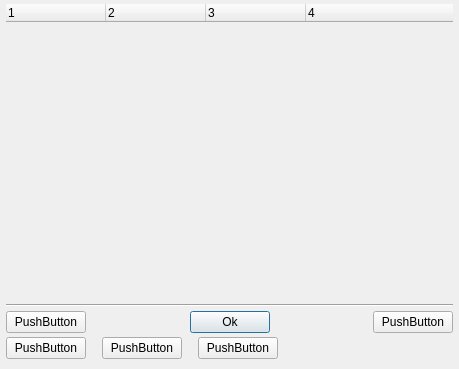
<?xml version="1.0" encoding="UTF-8"?>
<ui version="4.0">
 <class>m_Window</class>
 <widget class="QFrame" name="m_Window">
  <property name="geometry">
   <rect>
    <x>0</x>
    <y>0</y>
    <width>459</width>
    <height>369</height>
   </rect>
  </property>
  <property name="sizePolicy">
   <sizepolicy hsizetype="Expanding" vsizetype="Expanding">
    <horstretch>0</horstretch>
    <verstretch>0</verstretch>
   </sizepolicy>
  </property>
  <property name="focusPolicy">
   <enum>Qt::TabFocus</enum>
  </property>
  <layout class="QVBoxLayout" name="verticalLayout">
   <property name="spacing">
    <number>4</number>
   </property>
   <property name="leftMargin">
    <number>6</number>
   </property>
   <property name="topMargin">
    <number>4</number>
   </property>
   <property name="rightMargin">
    <number>6</number>
   </property>
   <property name="bottomMargin">
    <number>10</number>
   </property>
   <item>
    <widget class="COsdSelectTree" name="m_Tree">
     <property name="sizePolicy">
      <sizepolicy hsizetype="Expanding" vsizetype="Expanding">
       <horstretch>0</horstretch>
       <verstretch>0</verstretch>
      </sizepolicy>
     </property>
     <property name="focusPolicy">
      <enum>Qt::WheelFocus</enum>
     </property>
     <property name="contextMenuPolicy">
      <enum>Qt::CustomContextMenu</enum>
     </property>
     <property name="autoFillBackground">
      <bool>false</bool>
     </property>
     <property name="styleSheet">
      <string notr="true">#m_Tree {background-color: transparent;}
/*INCLUDE_UI_scrollbar.qss*/
/*INCLUDE_UI_headerview.qss*/
</string>
     </property>
     <property name="frameShape">
      <enum>QFrame::NoFrame</enum>
     </property>
     <property name="frameShadow">
      <enum>QFrame::Plain</enum>
     </property>
     <property name="lineWidth">
      <number>1</number>
     </property>
     <property name="horizontalScrollBarPolicy">
      <enum>Qt::ScrollBarAlwaysOff</enum>
     </property>
     <property name="editTriggers">
      <set>QAbstractItemView::NoEditTriggers</set>
     </property>
     <property name="showDropIndicator" stdset="0">
      <bool>false</bool>
     </property>
     <property name="verticalScrollMode">
      <enum>QAbstractItemView::ScrollPerPixel</enum>
     </property>
     <property name="indentation">
      <number>2</number>
     </property>
     <property name="uniformRowHeights">
      <bool>true</bool>
     </property>
     <property name="animated">
      <bool>true</bool>
     </property>
     <property name="columnCount">
      <number>4</number>
     </property>
     <property name="sliderInfo" stdset="0">
      <string notr="true">color1=&quot;0x5010F010&quot; color2=&quot;0&quot; type=&quot;0&quot; roundcorner=&quot;0&quot; borderwidth=&quot;0&quot; bordercolor=&quot;0&quot;</string>
     </property>
     <property name="borderInfo" stdset="0">
      <string notr="true">borderwidth=&quot;1&quot; roundcorner=&quot;0&quot; bordercolor=&quot;0x90808080&quot; </string>
     </property>
     <property name="cursorInfo" stdset="0">
      <stringlist notr="true">
       <string>id=&quot;focus&quot;  marginBottom=&quot;1&quot; marginTop=&quot;1&quot; type=&quot;0&quot; color1=&quot;0x7080A0FF&quot; roundcorner=&quot;0&quot; bordercolor=&quot;0xFF000000&quot; borderWidth=&quot;0&quot;</string>
       <string>id=&quot;hover&quot; marginBottom=&quot;1&quot; marginTop=&quot;1&quot; type=&quot;0&quot; color1=&quot;0x3080A0FF&quot; roundcorner=&quot;0&quot; bordercolor=&quot;0xFF000000&quot; borderWidth=&quot;0&quot;</string>
      </stringlist>
     </property>
     <property name="smoothCursorMovement" stdset="0">
      <number>2</number>
     </property>
     <attribute name="headerVisible">
      <bool>true</bool>
     </attribute>
     <attribute name="headerCascadingSectionResizes">
      <bool>false</bool>
     </attribute>
     <column>
      <property name="text">
       <string notr="true">1</string>
      </property>
     </column>
     <column>
      <property name="text">
       <string notr="true">2</string>
      </property>
     </column>
     <column>
      <property name="text">
       <string notr="true">3</string>
      </property>
     </column>
     <column>
      <property name="text">
       <string notr="true">4</string>
      </property>
     </column>
    </widget>
   </item>
   <item>
    <widget class="Line" name="line">
     <property name="orientation">
      <enum>Qt::Horizontal</enum>
     </property>
    </widget>
   </item>
   <item>
    <layout class="QHBoxLayout" name="horizontalLayout">
     <property name="spacing">
      <number>16</number>
     </property>
     <item>
      <widget class="QPushButton" name="m_LeftButton">
       <property name="styleSheet">
        <string notr="true">/*INCLUDE_UI_defaultbutton.qss*/</string>
       </property>
       <property name="text">
        <string>PushButton</string>
       </property>
      </widget>
     </item>
     <item>
      <spacer name="horizontalSpacer">
       <property name="orientation">
        <enum>Qt::Horizontal</enum>
       </property>
       <property name="sizeType">
        <enum>QSizePolicy::MinimumExpanding</enum>
       </property>
       <property name="sizeHint" stdset="0">
        <size>
         <width>40</width>
         <height>20</height>
        </size>
       </property>
      </spacer>
     </item>
     <item>
      <widget class="QPushButton" name="m_OkButton">
       <property name="sizePolicy">
        <sizepolicy hsizetype="Preferred" vsizetype="Fixed">
         <horstretch>0</horstretch>
         <verstretch>0</verstretch>
        </sizepolicy>
       </property>
       <property name="focusPolicy">
        <enum>Qt::TabFocus</enum>
       </property>
       <property name="styleSheet">
        <string notr="true">/*INCLUDE_UI_defaultbutton.qss*/</string>
       </property>
       <property name="text">
        <string>Ok</string>
       </property>
       <property name="default">
        <bool>true</bool>
       </property>
      </widget>
     </item>
     <item>
      <spacer name="horizontalSpacer_2">
       <property name="orientation">
        <enum>Qt::Horizontal</enum>
       </property>
       <property name="sizeType">
        <enum>QSizePolicy::MinimumExpanding</enum>
       </property>
       <property name="sizeHint" stdset="0">
        <size>
         <width>40</width>
         <height>20</height>
        </size>
       </property>
      </spacer>
     </item>
     <item>
      <widget class="QPushButton" name="m_RightButton">
       <property name="styleSheet">
        <string notr="true">/*INCLUDE_UI_defaultbutton.qss*/</string>
       </property>
       <property name="text">
        <string>PushButton</string>
       </property>
      </widget>
     </item>
    </layout>
   </item>
   <item>
    <layout class="QHBoxLayout" name="horizontalLayout_2">
     <property name="spacing">
      <number>16</number>
     </property>
     <item>
      <widget class="QPushButton" name="m_PlayButton">
       <property name="styleSheet">
        <string notr="true">/*INCLUDE_UI_defaultbutton.qss*/</string>
       </property>
       <property name="text">
        <string>PushButton</string>
       </property>
      </widget>
     </item>
     <item>
      <widget class="QPushButton" name="m_StopButton">
       <property name="styleSheet">
        <string notr="true">/*INCLUDE_UI_defaultbutton.qss*/</string>
       </property>
       <property name="text">
        <string>PushButton</string>
       </property>
      </widget>
     </item>
     <item>
      <widget class="QPushButton" name="m_RecButton">
       <property name="styleSheet">
        <string notr="true">/*INCLUDE_UI_defaultbutton.qss*/</string>
       </property>
       <property name="text">
        <string>PushButton</string>
       </property>
      </widget>
     </item>
     <item>
      <spacer name="horizontalSpacer_3">
       <property name="orientation">
        <enum>Qt::Horizontal</enum>
       </property>
       <property name="sizeType">
        <enum>QSizePolicy::MinimumExpanding</enum>
       </property>
       <property name="sizeHint" stdset="0">
        <size>
         <width>40</width>
         <height>20</height>
        </size>
       </property>
      </spacer>
     </item>
    </layout>
   </item>
  </layout>
 </widget>
 <customwidgets>
  <customwidget>
   <class>COsdSelectTree</class>
   <extends>QTreeWidget</extends>
   <header>OsdSelectTree.h</header>
  </customwidget>
 </customwidgets>
 <resources/>
 <connections/>
</ui>
